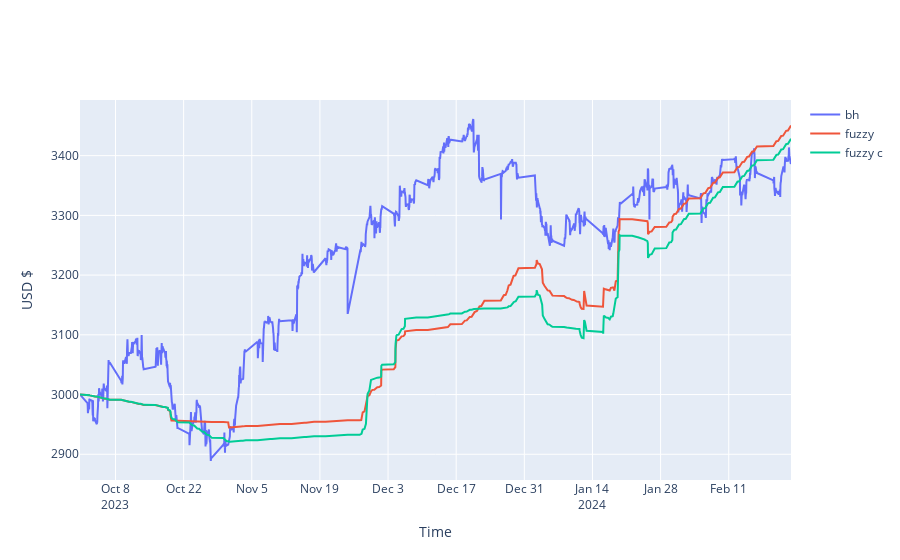

Source (notebook cell):
### Code cell
time_column = pd.to_datetime(data['time'], unit='s')
bh_column = data['bh']
fuzzy_column = data['fuzzy'].interpolate()
fuzzy_c_column = data['fuzzy c'].interpolate()

fig = go.Figure()
fig.add_trace(go.Scatter(x=time_column, y=bh_column, mode='lines', name='bh'))
fig.add_trace(go.Scatter(x=time_column, y=fuzzy_column, mode='lines', name='fuzzy'))
fig.add_trace(go.Scatter(x=time_column, y=fuzzy_c_column, mode='lines', name='fuzzy c'))
fig.update_layout(
    xaxis=dict(title='Time'),
    yaxis=dict(title='USD $'),
)

fig.show()

### Figure 1 — Plotly figure (JSON) as saved in the notebook; plotly's stock layout.template omitted (floating-point values rounded to 4 significant figures; data arrays with more than 128 entries replaced by an {"elided": "..."} marker saying what was removed)
{"data": [{"mode": "lines", "name": "bh", "type": "scatter", "x": {"elided": "1598 str values"}, "y": {"elided": "1598 float values"}}, {"mode": "lines", "name": "fuzzy", "type": "scatter", "x": {"elided": "1598 str values"}, "y": {"elided": "1598 float values"}}, {"mode": "lines", "name": "fuzzy c", "type": "scatter", "x": {"elided": "1598 str values"}, "y": {"elided": "1598 float values"}}], "layout": {"autosize": true, "xaxis": {"autorange": true, "range": ["2023-09-30 17:00", "2024-02-23 19:00"], "title": {"text": "Time"}, "type": "date"}, "yaxis": {"autorange": true, "range": [2857.0, 3493.0], "title": {"text": "USD $"}, "type": "linear"}}}
